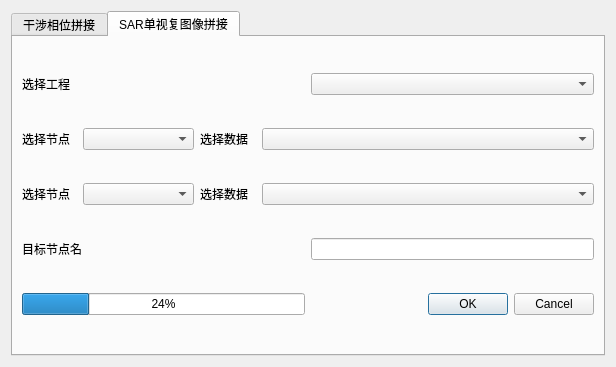
<?xml version="1.0" encoding="UTF-8"?>
<ui version="4.0">
 <class>S1FrameMerge</class>
 <widget class="QWidget" name="S1FrameMerge">
  <property name="geometry">
   <rect>
    <x>0</x>
    <y>0</y>
    <width>616</width>
    <height>367</height>
   </rect>
  </property>
  <property name="windowTitle">
   <string>哨兵一号相邻frame拼接</string>
  </property>
  <property name="windowIcon">
   <iconset resource="../resources/SatExplorer.qrc">
    <normaloff>:/SatExplorer/svg/frame_merge.svg</normaloff>:/SatExplorer/svg/frame_merge.svg</iconset>
  </property>
  <layout class="QVBoxLayout" name="verticalLayout">
   <item>
    <widget class="QTabWidget" name="tabWidget">
     <property name="currentIndex">
      <number>1</number>
     </property>
     <widget class="QWidget" name="tab">
      <attribute name="title">
       <string>干涉相位拼接</string>
      </attribute>
      <layout class="QVBoxLayout" name="verticalLayout_2"/>
     </widget>
     <widget class="QWidget" name="tab_2">
      <attribute name="title">
       <string>SAR单视复图像拼接</string>
      </attribute>
      <layout class="QVBoxLayout" name="verticalLayout_3">
       <item>
        <layout class="QHBoxLayout" name="horizontalLayout" stretch="5,5">
         <item>
          <widget class="QLabel" name="label">
           <property name="text">
            <string>选择工程</string>
           </property>
          </widget>
         </item>
         <item>
          <widget class="QComboBox" name="comboBox_project"/>
         </item>
        </layout>
       </item>
       <item>
        <layout class="QHBoxLayout" name="horizontalLayout_2" stretch="1,2,1,6">
         <item>
          <widget class="QLabel" name="label_2">
           <property name="text">
            <string>选择节点</string>
           </property>
          </widget>
         </item>
         <item>
          <widget class="QComboBox" name="comboBox_node1"/>
         </item>
         <item>
          <widget class="QLabel" name="label_3">
           <property name="text">
            <string>选择数据</string>
           </property>
          </widget>
         </item>
         <item>
          <widget class="QComboBox" name="comboBox_data1"/>
         </item>
        </layout>
       </item>
       <item>
        <layout class="QHBoxLayout" name="horizontalLayout_3" stretch="1,2,1,6">
         <item>
          <widget class="QLabel" name="label_4">
           <property name="text">
            <string>选择节点</string>
           </property>
          </widget>
         </item>
         <item>
          <widget class="QComboBox" name="comboBox_node2"/>
         </item>
         <item>
          <widget class="QLabel" name="label_5">
           <property name="text">
            <string>选择数据</string>
           </property>
          </widget>
         </item>
         <item>
          <widget class="QComboBox" name="comboBox_data2"/>
         </item>
        </layout>
       </item>
       <item>
        <layout class="QHBoxLayout" name="horizontalLayout_4" stretch="5,5">
         <item>
          <widget class="QLabel" name="label_6">
           <property name="text">
            <string>目标节点名</string>
           </property>
          </widget>
         </item>
         <item>
          <widget class="QLineEdit" name="lineEdit_dstnode"/>
         </item>
        </layout>
       </item>
       <item>
        <layout class="QHBoxLayout" name="horizontalLayout_5">
         <item>
          <widget class="QProgressBar" name="progressBar">
           <property name="value">
            <number>24</number>
           </property>
          </widget>
         </item>
         <item>
          <widget class="QDialogButtonBox" name="buttonBox">
           <property name="standardButtons">
            <set>QDialogButtonBox::Cancel|QDialogButtonBox::Ok</set>
           </property>
          </widget>
         </item>
        </layout>
       </item>
      </layout>
     </widget>
    </widget>
   </item>
  </layout>
 </widget>
 <resources>
  <include location="../resources/SatExplorer.qrc"/>
 </resources>
 <connections/>
</ui>
